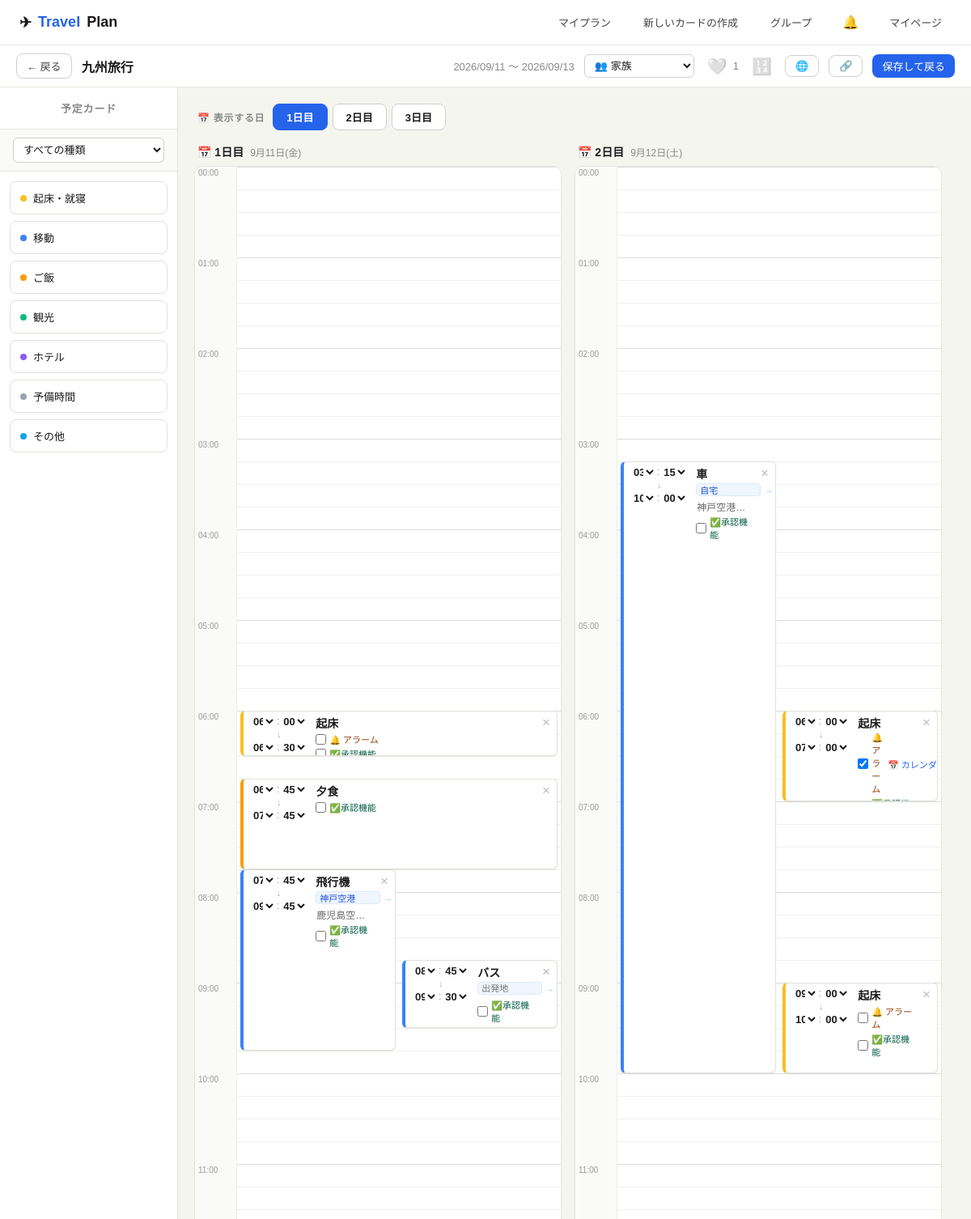
The app's page /plan/35/edit/ (signed in, upper part), older data.
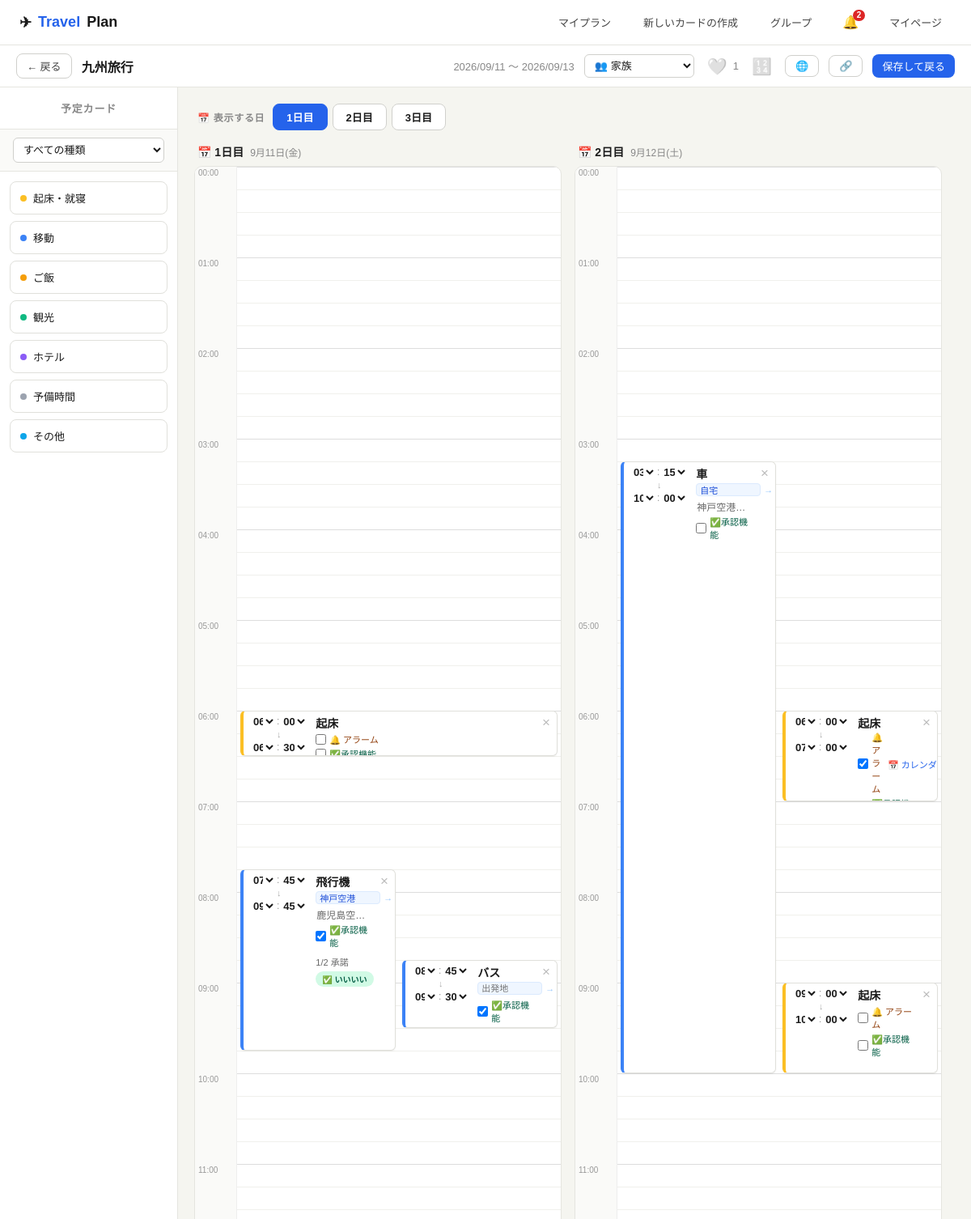
The same page, newer data.
### travel/models.py (models this page shows, shortened)
class CardTemplate(models.Model):
    TYPE_CHOICES = [
        ('wake', '起床'),
        ('move', '移動'),
        ('eat', 'ご飯'),
        ('see', '観光'),
        ('stay', 'ホテル'),
        ('other', 'その他'),
        ('free', '予備'),
    ]
    user = models.ForeignKey(User, on_delete=models.CASCADE, related_name='card_templates')
    name = models.CharField(max_length=200)
    card_type = models.CharField(max_length=10, choices=TYPE_CHOICES, default='free')
    is_default = models.BooleanField(default=False)
    created_at = models.DateTimeField(auto_now_add=True)
    class Meta:
        ordering = ['is_default', 'card_type', 'name']

class ScheduleItem(models.Model):
    plan = models.ForeignKey(TravelPlan, on_delete=models.CASCADE, related_name='schedule_items')
    template = models.ForeignKey(CardTemplate, on_delete=models.SET_NULL, null=True, blank=True)
    name = models.CharField(max_length=200)
    card_type = models.CharField(max_length=10, choices=CardTemplate.TYPE_CHOICES, default='free')
    day_number = models.PositiveIntegerField(default=1)
    order = models.PositiveIntegerField(default=0)
    start_time = models.TimeField(null=True, blank=True)
    duration_minutes = models.PositiveIntegerField(default=60)
    memo = models.TextField(blank=True)
    from_location = models.CharField(max_length=200, blank=True)
    to_location = models.CharField(max_length=200, blank=True)
    alarm_enabled = models.BooleanField(default=False)
    approval_enabled = models.BooleanField(default=False)
    cost = models.PositiveIntegerField(default=0)
    class Meta:
        ordering = ['day_number', 'order']

class CardResponse(models.Model):
    STATUS_CHOICES = [
        ('approved', '承諾'),
        ('rejected', '拒否'),
    ]
    item = models.ForeignKey(ScheduleItem, on_delete=models.CASCADE, related_name='responses')
    user = models.ForeignKey(User, on_delete=models.CASCADE)
    status = models.CharField(max_length=10, choices=STATUS_CHOICES)
    comment = models.TextField(blank=True)
    is_read = models.BooleanField(default=False)
    updated_at = models.DateTimeField(auto_now=True)
    class Meta:
        unique_together = ('item', 'user')

### travel/views.py (the view, shortened to what this page needs)
# urls.py: path('plan/<int:pk>/edit/', views.plan_edit, name='plan_edit'),
@login_required
@never_cache
def plan_edit(request, pk):
    plan = _get_viewable_plan_or_404(pk, request.user)
    is_owner = plan.user_id == request.user.id
    ensure_defaults(request.user)
    templates = _ordered_templates(request.user)
    days, days_data = _build_days_data(plan, user=request.user)
    try:
        focus_day = int(request.GET.get('day', ''))
    except ValueError:
        focus_day = None
    try:
        focus_item = int(request.GET.get('item', ''))
    except ValueError:
        focus_item = None
    share_url = request.build_absolute_uri(reverse('plan_share', args=[plan.share_token]))
    my_groups = Group.objects.filter(owner=request.user) if is_owner else Group.objects.none()
    chat_messages = None
    if plan.group_id:
        chat_messages = list(plan.group.messages.select_related('user'))
        member_usernames = _group_member_usernames(plan.group)
        for m in chat_messages:
            m.html_text = _render_message_html(m.text, member_usernames)
    plan.my_like = plan.is_liked_by(request.user)
    plan.like_count = plan.likes.count()
    can_edit_cards = plan.can_edit(request.user)
    edit_requests = None
    my_edit_request = None
    if is_owner:
        if plan.group_id:
            edit_requests = plan.edit_requests.select_related('user').order_by('-updated_at')
    else:
        my_edit_request = plan.edit_requests.filter(user=request.user).first()
    return render(request, 'travel/plan_edit.html', {
        'plan': plan,
        'templates': templates,
        'days': days,
        'days_data': days_data,
        'hour_marks': [{'label': f'{h:02d}:00', 'top': h * HOUR_HEIGHT} for h in range(24)],
        'slot_height': SLOT_HEIGHT,
        'hour_height': HOUR_HEIGHT,
        'day_height': DAY_HEIGHT,
        'hour_options': HOUR_OPTIONS,
        'minute_options': MINUTE_OPTIONS,
        'share_url': share_url,
        'is_owner': is_owner,
        'can_edit_cards': can_edit_cards,
        'edit_requests': edit_requests,
        'my_edit_request': my_edit_request,
        'my_groups': my_groups,
        'chat_messages': chat_messages,
        'subtype_choices_json': json.dumps(SUBTYPE_CHOICES, ensure_ascii=False),
        'home_address_json': json.dumps(getattr(getattr(request.user, 'profile', None), 'home_address', '') or ''),
        'focus_day_json': json.dumps(focus_day),
        'focus_item_json': json.dumps(focus_item),
    })

### travel/models.py (called while the page is built)
    @property
    def day_count(self):
        if self.start_date and self.end_date:
            return (self.end_date - self.start_date).days + 1
        return 1

    def can_edit(self, user):
        if self.user_id == user.id:
            return True
        return self.edit_requests.filter(user=user, status='approved').exists()

    def can_view(self, user):
        if self.user_id == user.id:
            return True
        return bool(self.group_id and self.group.is_member(user))

    def is_liked_by(self, user):
        return self.likes.filter(user=user).exists()

### travel/views.py (called while the page is built)
def _ordered_templates(user):
    order_case = Case(
        *[When(card_type=t, then=Value(i)) for i, t in enumerate(CARD_TYPE_ORDER)],
        default=Value(len(CARD_TYPE_ORDER)),
        output_field=IntegerField(),
    )
    return CardTemplate.objects.filter(user=user).annotate(_type_order=order_case).order_by('is_default', '_type_order', 'name')

def _end_time_str(item):
    start = item.start_time or DEFAULT_START_TIME
    total = (start.hour * 60 + start.minute + item.duration_minutes) % (24 * 60)
    return f'{total // 60:02d}:{total % 60:02d}'

### travel/templates/travel/plan_edit.html (shortened to what the changed rows need)
{% extends 'travel/base.html' %}
{% block content %}
<div class="editor-wrap">
  {% if can_edit_cards %}
  <div class="palette">
    <div class="palette-list" id="palette-list">
      {% for tpl in templates %}
      <div class="p-card" draggable="true" data-tpl="{{ tpl.pk }}" data-name="{{ tpl.name }}" data-type="{{ tpl.card_type }}"
           ondragstart="palDragStart(event)" onclick="openAddModal(this)">
        <span class="dot dot-{{ tpl.card_type }}"></span>
        <span class="p-card-name">{{ tpl.name }}</span>
      </div>
      {% empty %}
      <div style="text-align:center;font-size:13px;color:#bbb;padding:20px">カードがありません。<br><a href="/cards/">カードを追加</a></div>
      {% endfor %}
    </div>
  </div>
  {% endif %}
  <div class="timeline-wrap" id="timeline-wrap">
    <div class="day-switcher">
      <div class="day-tabs" id="day-tabs">
        {% for day in days_data %}<button type="button" class="day-tab" data-day="{{ day.number }}" onclick="switchDay({{ day.number }})">{{ day.number }}日目</button>{% endfor %}
      </div>
    </div>
    <div class="day-slider-viewport">
    <div class="day-slider-track{% if days|length > 1 %} multi-day{% endif %}" id="day-slider-track">
    {% for day in days_data %}
    <div class="day-block" data-day="{{ day.number }}">
      <div class="day-block-label">📅 {{ day.number }}日目{% if day.date_str %}<span class="day-block-date">{{ day.date_str }}</span>{% endif %}</div>
      <div class="timeline-outer" id="outer-{{ day.number }}">
        <div class="ruler" style="height:{{ day_height }}px">
          {% for mark in hour_marks %}
          <div class="ruler-hour" style="top:{{ mark.top }}px">{{ mark.label }}</div>
          {% endfor %}
        </div>
        <div class="timeline" id="timeline-{{ day.number }}" style="height:{{ day_height }}px"
             {% if can_edit_cards %}
             ondragover="event.preventDefault()"
             ondragenter="this.classList.add('drag-over')"
             ondragleave="this.classList.remove('drag-over')"
             ondrop="onTimelineDrop(event, {{ day.number }})"
             {% endif %}>
          {% for item in day.items %}
          <div class="t-card type-{{ item.card_type }}" {% if can_edit_cards %}draggable="true"{% endif %} data-item="{{ item.pk }}" data-day="{{ day.number }}"
               style="top:{{ item.top_px }}px;height:{{ item.height_px }}px;left:calc({{ item.left_pct }}% + 4px);width:calc({{ item.width_pct }}% - 8px)"
               {% if can_edit_cards %}ondragstart="itemDragStart(event)"{% endif %}>
            {% if can_edit_cards %}
            <div class="t-card-time">
              <div class="time-pick t-start">
                <select class="t-hour" onchange="updateCardTime({{ item.pk }}, this)">
                  {% for h in hour_options %}<option value="{{ h }}" {% if h == item.start_time_str|slice:":2" %}selected{% endif %}>{{ h }}</option>{% endfor %}
                </select><span class="t-colon">:</span><select class="t-min" onchange="updateCardTime({{ item.pk }}, this)">
                  {% for m in minute_options %}<option value="{{ m }}" {% if m == item.start_time_str|slice:"3:" %}selected{% endif %}>{{ m }}</option>{% endfor %}
                </select>
              </div>
              <span class="t-arrow">↓</span>
              <div class="time-pick t-end">
                <select class="t-hour" onchange="updateCardTime({{ item.pk }}, this)">
                  {% for h in hour_options %}<option value="{{ h }}" {% if h == item.end_time_str|slice:":2" %}selected{% endif %}>{{ h }}</option>{% endfor %}
                </select><span class="t-colon">:</span><select class="t-min" onchange="updateCardTime({{ item.pk }}, this)">
                  {% for m in minute_options %}<option value="{{ m }}" {% if m == item.end_time_str|slice:"3:" %}selected{% endif %}>{{ m }}</option>{% endfor %}
                </select>
              </div>
            </div>
            {% else %}
            <div class="t-card-time t-card-time-static">
              <div>{{ item.start_time_str }}</div>
              <span class="t-arrow">↓</span>
              <div>{{ item.end_time_str }}</div>
            </div>
            {% endif %}
            <div class="t-card-main">
              <div style="display:flex;align-items:center;gap:6px">
                <span class="t-name">{{ item.name }}</span>
              </div>
              {% if item.card_type == 'move' %}
                {% if can_edit_cards %}
                <div class="t-route-row">
                  <input type="text" class="t-route-input t-route-from" placeholder="出発地" value="{{ item.from_location }}" onchange="updateRoute({{ item.pk }})">
                  <span class="t-route-arrow">→</span>
                </div>
                {% elif item.from_location or item.to_location %}
                <div class="t-route-row">{{ item.from_location }} → {{ item.to_location }}</div>
                {% endif %}
              {% endif %}
              {% if item.memo %}<div class="t-memo-text" title="{{ item.memo }}">{{ item.memo }}</div>{% endif %}
              {% if item.card_type == 'wake' %}
                {% if can_edit_cards %}
                <div class="t-alarm-row">
                  <label>
                    <input type="checkbox" {% if item.alarm_enabled %}checked{% endif %} onchange="updateAlarm({{ item.pk }}, this)">
                    🔔 アラーム
                  </label>
                  {% if item.alarm_enabled and item.calendar_url %}
                  <a href="{{ item.calendar_url }}" target="_blank" rel="noopener">📅 カレンダーに追加</a>
                  {% endif %}
                </div>
                {% endif %}
              {% endif %}
              {% if plan.group_id and is_owner %}
              <div class="t-approval-row">
                <label>
                  <input type="checkbox" {% if item.approval_enabled %}checked{% endif %} onchange="updateApproval({{ item.pk }}, this)">
                  ✅承認機能
                </label>
                {% if item.approval_enabled %}
                <span class="approval-tally">{{ item.approved_count }}/{{ item.member_count }} 承諾{% if item.rejected_count %}・{{ item.rejected_count }} 拒否{% endif %}</span>
                {% endif %}
              </div>
              {% if item.approval_enabled and item.responses_detail %}
              <div class="responder-list">
                {% for r in item.responses_detail %}
                <span class="responder-badge responder-{{ r.status }}">{% if r.status == 'approved' %}✅{% else %}🚫{% endif %} {{ r.user.username }}</span>
                {% endfor %}
              </div>
              {% endif %}
              {% endif %}
            </div>
            {% if can_edit_cards %}
            <button class="t-del" onclick="removeItem({{ item.pk }}, this)" title="削除">×</button>
            {% endif %}
          </div>
          {% empty %}
          <div class="timeline-empty-hint">{% if can_edit_cards %}左のカードをドラッグしてここにドロップ{% else %}この日の予定はまだありません{% endif %}</div>
          {% endfor %}
        </div>
      </div>
    </div>
    {% endfor %}
    </div>
    </div>
  </div>
</div>
{% endblock %}

Row changes from the older to the newer data that the page shows:
removed ScheduleItem: id "06", id "45", id "07", name "夕食", card_type "eat" (drawn), shown under "1"
changed ScheduleItem "飛行機": approval_enabled "☐" → "☑"
added CardResponse: user.username "いいいい", shown under ScheduleItem "飛行機"
changed ScheduleItem "バス": approval_enabled "☐" → "☑"
Text that changed along with them:
{{ unread_notification_count }}: (not shown) → "2"
new list line: "1 / 2 承諾"
